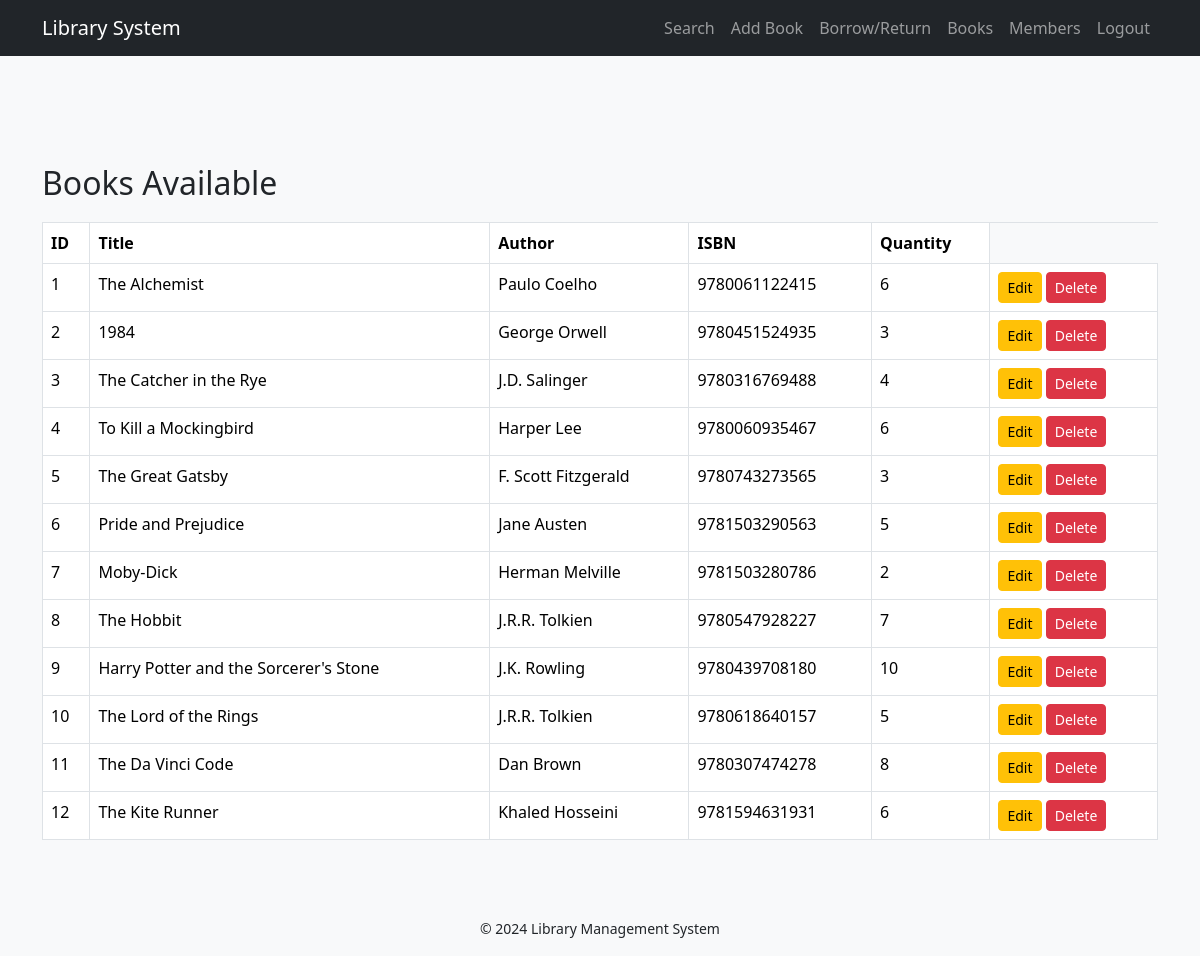
/books (signed in), run on the app's committed database.
### tables this page shows
CREATE TABLE `books` (`id`, `title`, `author`, `isbn`, `quantity`);

### app.py (the view)
@app.route('/books')
@login_required
def books():
    conn = db_connection()
    cursor = conn.cursor()
    cursor.execute("SELECT * FROM books")
    books = cursor.fetchall()
    cursor.close()
    conn.close()
    return render_template('books.html', books=books)

### app.py (called while the page is built)
def db_connection():
    conn = sqlite3.connect('data.sqlite')   # or your correct database file
    conn.row_factory = sqlite3.Row
    return conn

@login_manager.user_loader
def load_user(user_id):
    conn = db_connection()
    cursor = conn.cursor()
    cursor.execute("SELECT * FROM users WHERE id = ?", (user_id,))
    user = cursor.fetchone()
    cursor.close()
    conn.close()
    if user:
        return User(user['id'], user['username'], user['password'], user['role'])
    return None

### templates/books.html
{% extends 'layout.html' %}
{% block content %}
<h2>Books Available</h2>
<table class="table table-bordered">
    <thead>
        <tr>
            <th>ID</th><th>Title</th><th>Author</th><th>ISBN</th><th>Quantity</th>
        </tr>
    </thead>
<tbody>
    {% for book in books %}
    <tr>
        <td>{{ book.id }}</td>
        <td>{{ book.title }}</td>
        <td>{{ book.author }}</td>
        <td>{{ book.isbn }}</td>
        <td>{{ book.quantity }}</td>
        <td>
            {% if current_user.role == 'admin' %}
            <a href="{{ url_for('edit_book', book_id=book.id) }}" class="btn btn-sm btn-warning">Edit</a>
            <a href="{{ url_for('delete_book', book_id=book.id) }}" class="btn btn-sm btn-danger"
               onclick="return confirm('Are you sure you want to delete this book?')">Delete</a>
            {% endif %}
        </td>
    </tr>
    {% endfor %}
</tbody>
</table>
{% endblock %}

### templates/layout.html (shortened to what this page needs)
<!DOCTYPE html>
<html lang="en">
<head>
    <link rel="stylesheet" href="https://cdn.jsdelivr.net/npm/bootstrap@5.3.2/dist/css/bootstrap.min.css">
    <link rel="stylesheet" href="{{ url_for('static', filename='style.css') }}">
</head>
<body>
<nav class="navbar navbar-expand-lg navbar-dark bg-dark fixed-top">
    <div class="container">
        <a class="navbar-brand" href="{{ url_for('home') }}">Library System</a>
        <div class="collapse navbar-collapse" id="navbar">
            <ul class="navbar-nav ms-auto">
                {% if not current_user.is_authenticated %}
                    <li class="nav-item"><a class="nav-link" href="{{ url_for('signup') }}">Sign Up</a></li>
                    <li class="nav-item"><a class="nav-link" href="{{ url_for('login') }}">Login</a></li>
                {% else %}
                    <li class="nav-item"><a class="nav-link" href="{{ url_for('search') }}">Search</a></li>
                    <li class="nav-item"><a class="nav-link" href="{{ url_for('add_book') }}">Add Book</a></li>
                    <li class="nav-item"><a class="nav-link" href="{{ url_for('borrow') }}">Borrow/Return</a></li>
                    <li class="nav-item"><a class="nav-link" href="{{ url_for('books') }}">Books</a></li>
                    <li class="nav-item"><a class="nav-link" href="{{ url_for('members') }}">Members</a></li>
                    <li class="nav-item"><a class="nav-link" href="{{ url_for('logout') }}">Logout</a></li>
                {% endif %}
            </ul>
        </div>
    </div>
</nav>
<div class="container py-4" style="margin-top: 70px;">
    {% block content %}{% endblock %}
</div>
<footer class="text-center py-3 bg-light">
    <small>&copy; 2024 Library Management System</small>
</footer>
</body>
</html>

### static/style.css (style rules this page uses)
body { padding-top: 70px; background-color: #f8f9fa; }
h2 { margin-bottom: 20px; }
footer { margin-top: 20px; background-color: #e9ecef; padding: 10px 0; }

### data on the page
books: id "1", title "The Alchemist", author "Paulo Coelho", isbn "9780061122415", quantity "6"
books: id "2", title "1984", author "George Orwell", isbn "9780451524935", quantity "3"
books: id "3", title "The Catcher in the Rye", author "J.D. Salinger", isbn "9780316769488", quantity "4"
books: id "4", title "To Kill a Mockingbird", author "Harper Lee", isbn "9780060935467", quantity "6"
books: id "5", title "The Great Gatsby", author "F. Scott Fitzgerald", isbn "9780743273565", quantity "3"
books: id "6", title "Pride and Prejudice", author "Jane Austen", isbn "9781503290563", quantity "5"
books: id "7", title "Moby-Dick", author "Herman Melville", isbn "9781503280786", quantity "2"
books: id "8", title "The Hobbit", author "J.R.R. Tolkien", isbn "9780547928227", quantity "7"
books: id "9", title "Harry Potter and the Sorcerer's Stone", author "J.K. Rowling", isbn "9780439708180", quantity "10"
books: id "10", title "The Lord of the Rings", author "J.R.R. Tolkien", isbn "9780618640157", quantity "5"
books: id "11", title "The Da Vinci Code", author "Dan Brown", isbn "9780307474278", quantity "8"
books: id "12", title "The Kite Runner", author "Khaled Hosseini", isbn "9781594631931", quantity "6"
